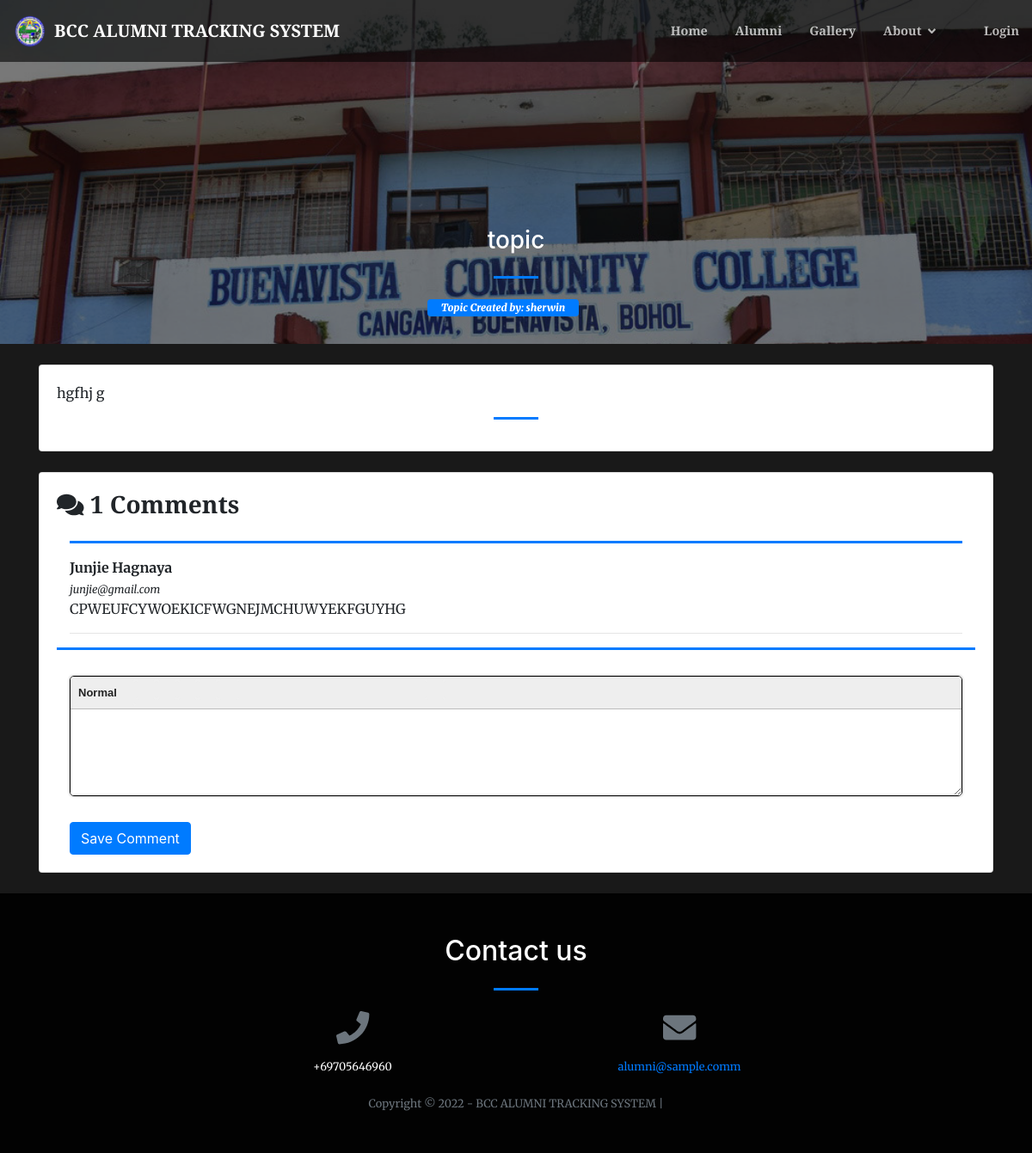
The app's page /index.php?page=view_forum&id=25 with its own data.
### tables this page shows
CREATE TABLE `forum_topics` (
  `id` int(30) NOT NULL,
  `title` varchar(250) NOT NULL,
  `description` text NOT NULL,
  `user_id` int(30) NOT NULL,
  `date_created` datetime NOT NULL DEFAULT (CURRENT_DATE)
);

CREATE TABLE `users` (
  `id` int(30) NOT NULL,
  `name` text NOT NULL,
  `username` varchar(200) NOT NULL,
  `password` text NOT NULL,
  `type` tinyint(1) NOT NULL DEFAULT 3 COMMENT '1=Admin,2=Alumni officer, 3= alumnus',
  `auto_generated_pass` text NOT NULL,
  `alumnus_id` int(30) NOT NULL
);

CREATE TABLE `forum_comments` (
  `id` int(30) NOT NULL,
  `topic_id` int(30) NOT NULL,
  `comment` text NOT NULL,
  `user_id` int(30) NOT NULL,
  `date_created` datetime NOT NULL DEFAULT (CURRENT_DATE)
);

### view_forum.php (the view, shortened to what this page needs)
<?php
include 'admin/db_connect.php';
 $topic = $conn->query("SELECT *,u.name from forum_topics f inner join users u on u.id = f.user_id  where f.id = ".$_GET['id']);
?>
<header class="masthead">
    <div class="container-fluid h-100 ">
        <div class="row h-100 align-items-center justify-content-center text-center">
            <div class="col-lg-8 align-self-end mb-4 page-title">
                <h3 class="text-white"><?php echo $title ?></h3>
                <hr class="divider my-4" />
            <div class="row col-md-12 mb-2 justify-content-center">
                   <span class="badge badge-primary px-3 pt-1 pb-1">
                        <b><i>Topic Created by: <?php echo $name ?></i></b>
                    </span>
            </div>
            </div>
        </div>
    </div>
</header>
<div class="container mt-3 pt-2">
    <div class="card mb-4">
        <div class="card-body">
	            <?php echo html_entity_decode($description) ?>
        <hr class="divider">
        </div>
    </div>
  	<?php
  	$comments = $conn->query("SELECT f.*,u.name,u.username FROM forum_comments f inner join users u on u.id = f.user_id where f.topic_id = $id order by f.id asc");
  	?>
    <div class="card mb-4">
    	<div class="card-body">
    		<div class="col-lg-12">
    			<div class="row">
    				<h3><b> <i class="fa fa-comments"></i> <?php echo $comments->num_rows ?> Comments</b></h3>
    			</div>
    			<hr class="divider" style="max-width: 100%">
    			<?php
    			while($row= $comments->fetch_assoc()):
    			?>
    			<div class="form-group comment">
    				<p class="mb-0"><large><b><?php echo $row['name'] ?></b></large></p>
    				<small class="mb-0"><i><?php echo $row['username'] ?></i></small>
    				<br>
    				<?php echo html_entity_decode($row['comment']) ?>
    				<hr>
    			</div>
    		<?php endwhile; ?>
    		</div>
    			<hr class="divider" style="max-width: 100%">
    			<div class="col-lg-12">
    				<form action="" id="manage-comment">
    					<div class="form-group">
    					</div>
    					<button class="btn btn-primary">Save Comment</button>
    				</form>
    			</div>
    	</div>
    </div>
</div>

### view_forum.php (style rules this page uses)
header.masthead,header.masthead:before { min-height: 50vh !important; height: 50vh !important }
.masthead { min-height: 23vh !important; height: 23vh !important; }
.masthead:before { min-height: 23vh !important; height: 23vh !important; }

### records on screen
forum_topics: user.type "1"
forum_comments: user.name "Junjie Hagnaya", user.username "junjie@gmail.com", comment "CPWEUFCYWOEKICFWGNEJMCHUWYEKFGUYHG"

### other values on screen
$_SESSION['system']['name'] "BCC ALUMNI TRACKING SYSTEM"
$title "topic"
$name "sherwin"
html_entity_decode($description) "hgfhj g"
$_SESSION['system']['contact'] "+69705646960"
$_SESSION['system']['email'] "alumni@sample.comm"
